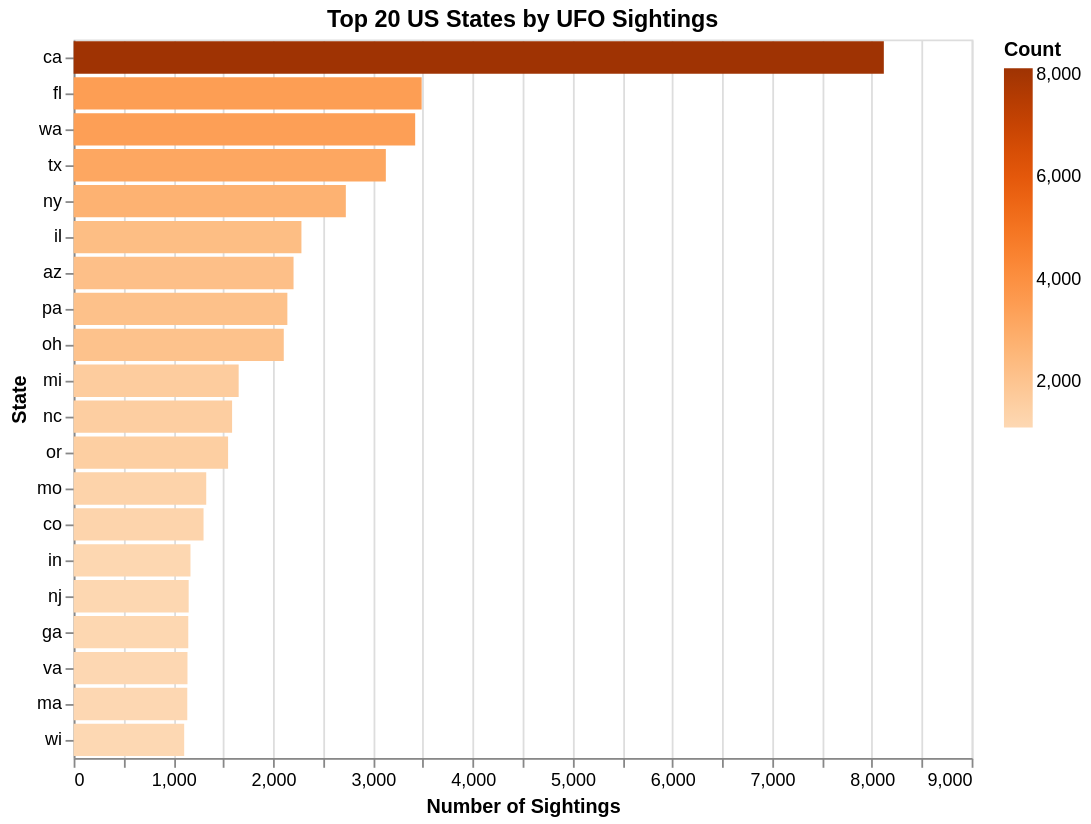

Notebook code for this chart:
### Code cell
state_counts = df_us['state'].value_counts().reset_index()
state_counts.columns = ['state', 'count']
top20 = state_counts.head(20)

chart2 = alt.Chart(top20).mark_bar().encode(
    x=alt.X('count:Q', title='Number of Sightings'),
    y=alt.Y('state:N', sort='-x', title='State'),
    color=alt.Color('count:Q', scale=alt.Scale(scheme='oranges'), title='Count'),
    tooltip=['state:N', 'count:Q']
).properties(
    title='Top 20 US States by UFO Sightings',
    width=500,
    height=400
)

chart2

### Figure 1 — Vega-Lite specification as saved in the notebook (floating-point values rounded to 4 significant figures)
{"config": {"view": {"continuousWidth": 300, "continuousHeight": 300}}, "data": {"name": "data-e414347eeb945d9a15b7f0ae4ee26d2f"}, "mark": {"type": "bar"}, "encoding": {"color": {"field": "count", "scale": {"scheme": "oranges"}, "title": "Count", "type": "quantitative"}, "tooltip": [{"field": "state", "type": "nominal"}, {"field": "count", "type": "quantitative"}], "x": {"field": "count", "title": "Number of Sightings", "type": "quantitative"}, "y": {"field": "state", "sort": "-x", "title": "State", "type": "nominal"}}, "height": 400, "title": "Top 20 US States by UFO Sightings", "width": 500, "$schema": "https://vega.github.io/schema/vega-lite/v6.1.0.json", "datasets": {"data-e414347eeb945d9a15b7f0ae4ee26d2f": [{"state": "ca", "count": 8120}, {"state": "fl", "count": 3488}, {"state": "wa", "count": 3423}, {"state": "tx", "count": 3129}, {"state": "ny", "count": 2728}, {"state": "il", "count": 2283}, {"state": "az", "count": 2204}, {"state": "pa", "count": 2142}, {"state": "oh", "count": 2106}, {"state": "mi", "count": 1654}, {"state": "nc", "count": 1588}, {"state": "or", "count": 1548}, {"state": "mo", "count": 1329}, {"state": "co", "count": 1302}, {"state": "in", "count": 1171}, {"state": "nj", "count": 1153}, {"state": "ga", "count": 1149}, {"state": "va", "count": 1141}, {"state": "ma", "count": 1139}, {"state": "wi", "count": 1108}]}}
